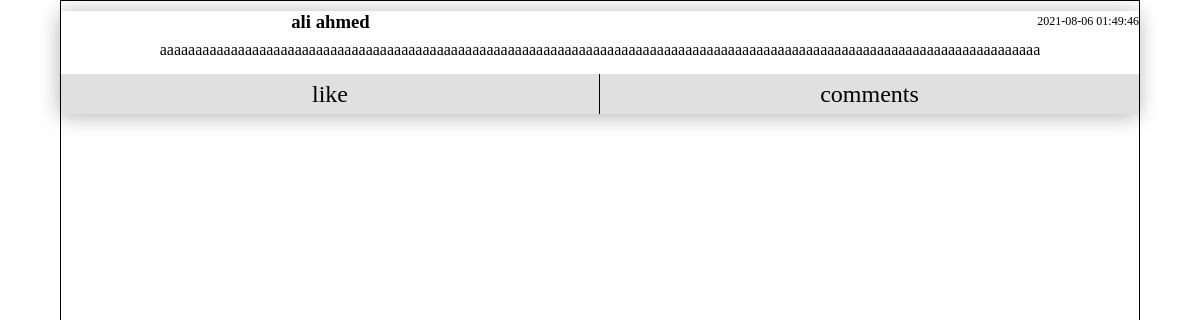
Screenshot of /post.php?id=7 with the database file from the repository.
### tables this page shows
CREATE TABLE `users` (
  `id` int(11) NOT NULL,
  `firstName` varchar(250) NOT NULL,
  `lastName` varchar(250) NOT NULL,
  `email` varchar(250) NOT NULL,
  `password` varchar(250) NOT NULL,
  `url_img` varchar(500) DEFAULT NULL
);

CREATE TABLE `posts` (
  `id_post` int(11) NOT NULL,
  `id_author` int(11) NOT NULL,
  `context` text,
  `date_post` datetime NOT NULL DEFAULT CURRENT_TIMESTAMP,
  `url_img` varchar(500) DEFAULT NULL
);

### post.php (the view, shortened to what this page needs)
<?php
include_once "php/inc/config.php";
$id_post=$_GET["id"];
$get_post=mysqli_query($conn,"SELECT * FROM posts WHERE id_post='{$id_post}' ");
if(mysqli_num_rows($get_post) > 0 ){
    while($post = mysqli_fetch_object($get_post)){
   $id_author= $post -> id_author;
   $context= $post -> context;
   $date_post= $post -> date_post;
 }
}
else{
    header("location: ../404.php");
}
?>
<!DOCTYPE html>
<html lang="en">
<head>
    <link rel="stylesheet" href="../css/core.css" />
    <link rel="stylesheet" href="../css/components/header.css" />
    <link rel="stylesheet" href="../css/post.css" />
</head>
<body>
<div class="container-post">
    <div class="post">
        <div class="post-header">
            <h3 class=author-name><?php
  $get_author= mysqli_query($conn,"SELECT * FROM users WHERE id ={$id_author}");
       if(mysqli_num_rows($get_author) > 0){
while($author = mysqli_fetch_object($get_author)){
   echo $author -> firstName.' '.$author -> lastName;
}
}
?> </h3>
            <span class=date-post>
                <?php echo htmlspecialchars($date_post)?>
            </span>
        </div>
        <section class=content-post>
            <?php
            if($context != null){?>
            <p> <?php echo htmlspecialchars($context)?>
            </p>
            <?php
            }
            ?>
        </section>
        <div class="footer-post">
            <span class=like>like</span>
            <span class=comments>comments</span>
        </div>
    </div>
</div>
</body>
</html>

### css/core.css (style rules this page uses)
* { padding: 0; margin: 0; box-sizing: border-box; text-decoration: none; }

### css/post.css (style rules this page uses)
.container-post { width: 100%; min-height: calc(100vh - 50px); border: 1px #000 solid; }
.container-post .post { margin: 10px auto 10px auto; width: 100%; -webkit-box-shadow: -1px 2px 20px 0px #0000004f; box-shadow: -1px 2px 20px 0px #0000004f; }
.container-post .post .post-header { width: 100%; height: 20px; }
.container-post .post .post-header .author-name { width: 50%; float: left; display: -webkit-box; display: -ms-flexbox; display: flex; -webkit-box-align: center; -ms-flex-align: center; align-items: center; -webkit-box-pack: center; -ms-flex-pack: center; justify-content: center; }
.container-post .post .post-header .date-post { width: 50%; height: 100%; float: left; font-size: 12px; display: -webkit-box; display: -ms-flexbox; display: flex; -webkit-box-align: center; -ms-flex-align: center; align-items: center; -webkit-box-pack: end; -ms-flex-pack: end; justify-content: flex-end; }
.container-post .post .content-post { margin: 10px 0 0 0; width: 100%; text-align: center; }
.container-post .post .content-post p { margin: 0 0 15px 0; width: 100%; font-size: 16px; display: -webkit-box; display: -ms-flexbox; display: flex; -webkit-box-align: center; -ms-flex-align: center; align-items: center; -webkit-box-pack: center; -ms-flex-pack: center; justify-content: center; }
.container-post .post .footer-post { margin: 10px 0 0 0; width: 100%; height: 40px; display: -webkit-box; display: -ms-flexbox; display: flex; -webkit-box-orient: horizontal; -webkit-box-direction: normal; -ms-flex-direction: row; flex-direction: row; -webkit-box-align: center; -ms-flex-align: center; align-items: center; -webkit-box-pack: center; -ms-flex-pack: center; justify-content: center; }
.container-post .post .footer-post .like, .container-post .post .footer-post .comments { width: 50%; height: 100%; display: -webkit-box; display: -ms-flexbox; display: flex; -webkit-box-align: center; -ms-flex-align: center; align-items: center; -webkit-box-pack: center; -ms-flex-pack: center; justify-content: center; background: #dbdbdbdb; font-size: 24px; }
.container-post .post .footer-post .like { border-right: 1px solid #000; }
@media screen and (min-width: 700px) { .container-post { width: 90%; margin: auto; } }

### rows the page displays
users: firstName "ali", lastName "ahmed"
posts: date_post "2021-08-06 01:49:46", context "aaaaaaaaaaaaaaaaaaaaaaaaaaaaaaaaaaaaaaaaaaaaaaaaaaaaaaaaaaaaaaaaaaaaaaaaaaaaaaaaaaaaaaaaaaaaaaaaaaaaaaaaaaaaaaaaaaaaaaaaaaaa"
